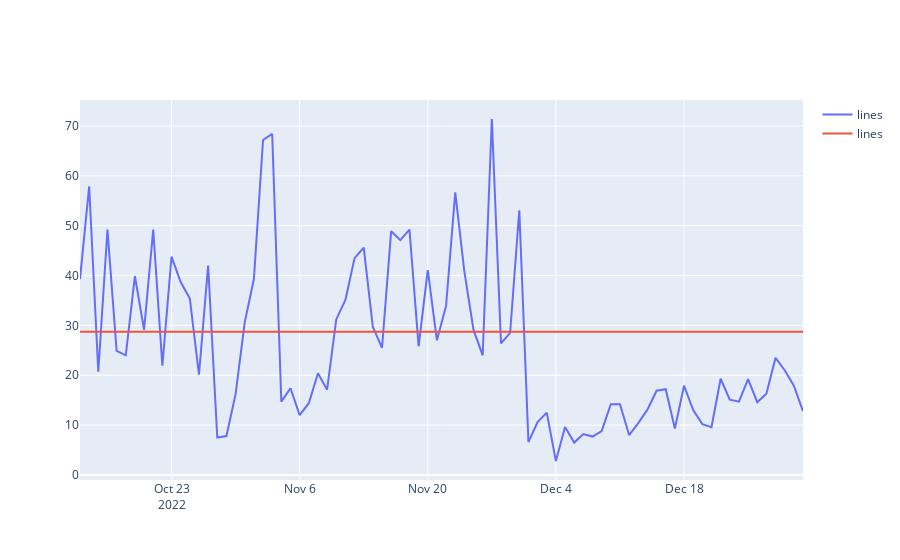

Notebook cell for this chart:
### Code cell
fig = go.Figure()
fig.add_trace(go.Scatter(x=df_preds['Date'], y=df_preds['Total_Consumption'],
                    mode='lines',
                    name='lines'))
fig.add_trace(go.Scatter(x=df_preds['Date'], y=df_preds['Predicted_Consumption'],
                    mode='lines',
                    name='lines'))
